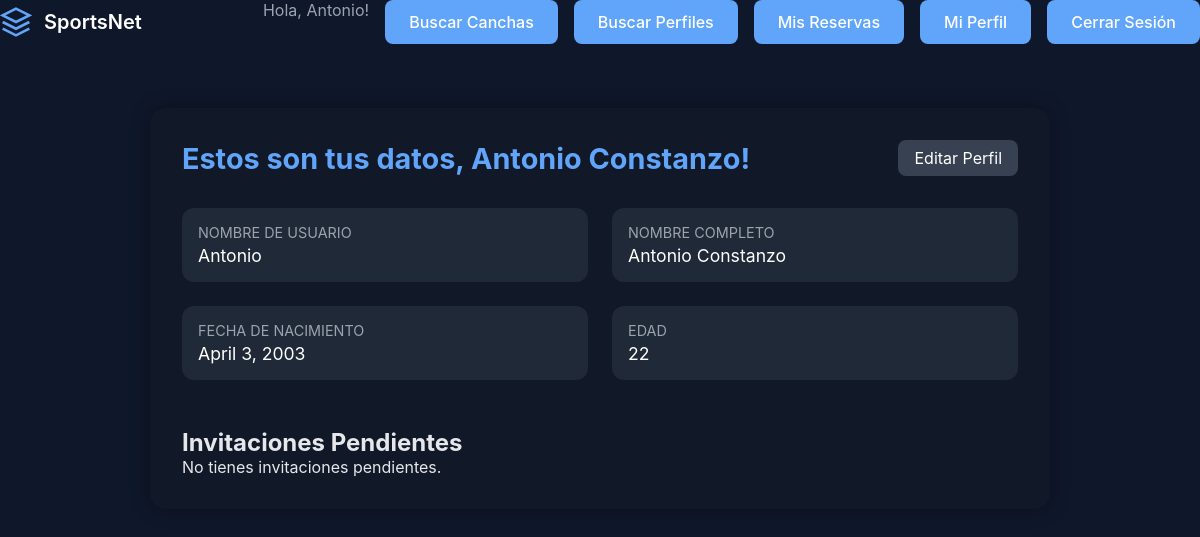
The app's page /perfil/ (signed in), older data.
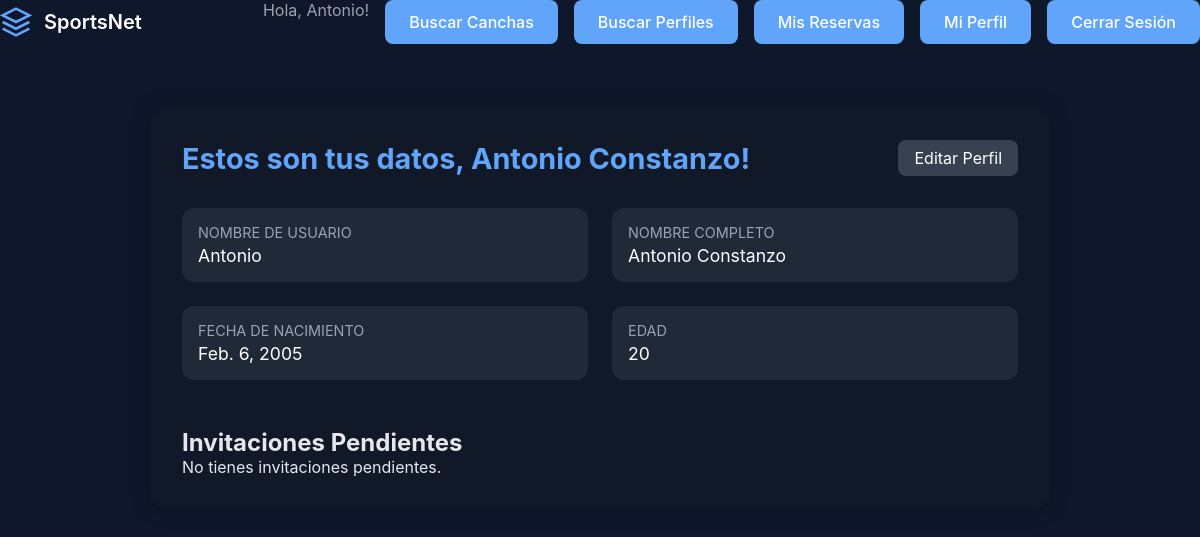
The same page, newer data.
### cuentas/models.py (models this page shows, shortened)
class Usuario (AbstractUser):
    telefono = models.CharField(max_length=20, blank=True, null=True)
    fecha_nacimiento = models.DateField(null=True, blank=True)
    def edad(self):
        if self.fecha_nacimiento:
            hoy = date.today()
            edad = hoy.year - self.fecha_nacimiento.year
            if (hoy.month, hoy.day) < (self.fecha_nacimiento.month, self.fecha_nacimiento.day):
                edad -= 1
            return edad
        return 0

### cuentas/views.py (the view)
# urls.py: path("perfil/", views.perfil_usuario, name="perfil_usuario"), # Vista para ver y editar el perfil de usuario
@login_required
def perfil_usuario(request):
    usuario = request.user
    invitaciones = Invitation.objects.filter(receiver=usuario, accepted=False)
    return render(request, "perfil_usuario.html", {
        "usuario": usuario,
        "invitaciones": invitaciones,
    })

### cuentas/templates/perfil_usuario.html (shortened to what this page needs)
{% extends 'base.html' %}
{% load static %}
{% block extra_css %}
<link rel="stylesheet" href="{% static 'bienvenida.css' %}">
{% endblock %}
{% block content %}
<div class="profile-container">
    <div class="profile-card">
        <div class="profile-header">
            <h1 class="profile-title">Estos son tus datos, {{ user.first_name }}  {{ user.last_name }}!</h1>
            <a href="{% url 'cuentas:editar_perfil' %}" class="edit-button">Editar Perfil</a>
        </div>
        <div class="info-grid">
            <div class="info-box">
                <p class="info-title">Nombre de Usuario</p>
                <p class="info-value">{{ user.username }}</p>
            </div>
            <div class="info-box">
                <p class="info-title">Nombre Completo</p>
                <p class="info-value">{{ user.first_name }} {{ user.last_name }}</p>
            </div>
            <div class="info-box">
                <p class="info-title">Fecha de Nacimiento</p>
                <p class="info-value">
                    {% if user.fecha_nacimiento %}
                        {{ user.fecha_nacimiento }}
                    {% else %}
                        No registrada
                    {% endif %}
                </p>
            </div>
            <div class="info-box">
                <p class="info-title">Edad</p>
                <p class="info-value">{{ user.edad }}</p>
            </div>
        </div>
        <div class="invitations-section">
            <h2>Invitaciones Pendientes</h2>
            {% if invitaciones %}
                {% for inv in invitaciones %}
                    <div class="inv-card">
                        <p><strong>{{ inv.sender.username }}</strong> te ha enviado una invitación.</p>
                        <p><small>Enviada el {{ inv.created_at }}</small></p>
                        <div class="inv-actions">
                            <a href="{% url 'cuentas:aceptar_invitacion' inv.id %}">Aceptar</a>
                            <a href="{% url 'cuentas:rechazar_invitacion' inv.id %}">Rechazar</a>
                        </div>
                    </div>
                {% endfor %}
            {% else %}
                <p>No tienes invitaciones pendientes.</p>
            {% endif %}
        </div>
    </div>
</div>
{% endblock %}

### cuentas/templates/base.html (shortened to what this page needs)
{% load static %}
<!DOCTYPE html>
<html lang="es">
<head>
    {% load static %}
<link rel="stylesheet" href="{% static 'style.css' %}">
    {% block extra_css %}
    {% endblock %}
</head>
<body>
    <header class="header">
        <div class="logo">
            <a href="{% url 'cuentas:home' %}" style="display: flex; align-items: center; gap: 0.75rem; text-decoration: none;">
                <svg class="logo-icon" viewBox="0 0 24 24" fill="none" stroke="currentColor" stroke-width="2">
                    <path d="M12 2L2 7l10 5 10-5-10-5zM2 17l10 5 10-5M2 12l10 5 10-5"/>
                </svg>
                <span class="logo-text">SportsNet</span>
            </a>
        </div>
        <nav class="nav">
            {% if user.is_authenticated %}
                <span style="color: #9ca3af;">Hola, {{ user.get_username }}!  </span>
        {% endif %}
            <a href="{% url 'establecimientos:buscar' %}" class="nav-button">Buscar Canchas</a>
            {% if user.is_authenticated %}
                {% if user.perfil_dueno %}
                    <a href="{% url 'cuentas:SportsNet_dueno' %}" class="nav-button">Mis Establecimientos</a>
                    <a href="{% url 'cuentas:buscar_perfiles' %}" class="nav-button">Buscar Perfiles</a>
                {% elif user.perfil_cliente %}
                    <a href="{% url 'cuentas:buscar_perfiles' %}" class="nav-button">Buscar Perfiles</a>
                    <a href="{% url 'cuentas:SportsNet_cliente' %}" class="nav-button">Mis Reservas</a>
                {% endif %}
                <a href="{% url 'cuentas:perfil_usuario' %}" class="nav-button">Mi Perfil</a>
                <a href="{% url 'cuentas:cerrar_sesion' %}" class="nav-button">Cerrar Sesión</a>
            {% else %}
                <a href="{% url 'cuentas:login_cuenta' %}" class="nav-button">Iniciar Sesión</a>
                <a href="{% url 'cuentas:registro' %}" class="nav-button">Registrarse</a>
            {% endif %}
        </nav>
    </header>
    {% block content %}
    {% endblock %}
</body>
</html>

Row changes from the older to the newer data that the page shows:
changed Usuario "Antonio": fecha_nacimiento "April 3, 2003" → "Feb. 6, 2005"; edad "22" → "20"
